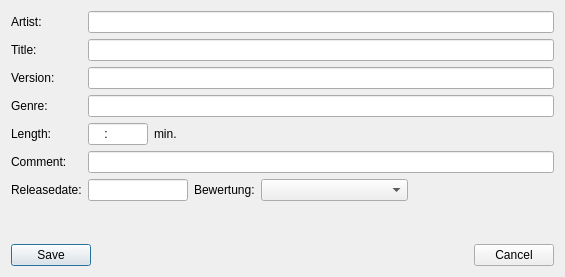
<?xml version="1.0" encoding="UTF-8"?>
<ui version="4.0">
 <class>SearchlistTrackDialogClass</class>
 <widget class="QDialog" name="SearchlistTrackDialogClass">
  <property name="geometry">
   <rect>
    <x>0</x>
    <y>0</y>
    <width>565</width>
    <height>277</height>
   </rect>
  </property>
  <property name="windowTitle">
   <string>WinMusik Searchlist Edit</string>
  </property>
  <property name="windowIcon">
   <iconset resource="../../resources.qrc">
    <normaloff>:/icons/resources/edit.png</normaloff>:/icons/resources/edit.png</iconset>
  </property>
  <layout class="QVBoxLayout" name="verticalLayout">
   <item>
    <layout class="QFormLayout" name="formLayout">
     <item row="0" column="0">
      <widget class="QLabel" name="label">
       <property name="text">
        <string>Artist:</string>
       </property>
      </widget>
     </item>
     <item row="1" column="0">
      <widget class="QLabel" name="label_2">
       <property name="text">
        <string>Title:</string>
       </property>
      </widget>
     </item>
     <item row="2" column="0">
      <widget class="QLabel" name="label_3">
       <property name="text">
        <string>Version:</string>
       </property>
      </widget>
     </item>
     <item row="0" column="1">
      <widget class="QLineEdit" name="artistEdit"/>
     </item>
     <item row="1" column="1">
      <widget class="QLineEdit" name="titleEdit"/>
     </item>
     <item row="2" column="1">
      <widget class="QLineEdit" name="versionEdit"/>
     </item>
     <item row="3" column="0">
      <widget class="QLabel" name="label_4">
       <property name="text">
        <string>Genre:</string>
       </property>
      </widget>
     </item>
     <item row="3" column="1">
      <widget class="QLineEdit" name="genreEdit"/>
     </item>
     <item row="4" column="0">
      <widget class="QLabel" name="label_5">
       <property name="text">
        <string>Length:</string>
       </property>
      </widget>
     </item>
     <item row="4" column="1">
      <layout class="QHBoxLayout" name="horizontalLayout_2">
       <item>
        <widget class="QLineEdit" name="lengthEdit">
         <property name="maximumSize">
          <size>
           <width>60</width>
           <height>16777215</height>
          </size>
         </property>
         <property name="inputMask">
          <string notr="true">0009:99; </string>
         </property>
         <property name="text">
          <string notr="true">:</string>
         </property>
        </widget>
       </item>
       <item>
        <widget class="QLabel" name="label_6">
         <property name="text">
          <string>min.</string>
         </property>
        </widget>
       </item>
       <item>
        <spacer name="horizontalSpacer_2">
         <property name="orientation">
          <enum>Qt::Horizontal</enum>
         </property>
         <property name="sizeHint" stdset="0">
          <size>
           <width>40</width>
           <height>20</height>
          </size>
         </property>
        </spacer>
       </item>
      </layout>
     </item>
     <item row="5" column="0">
      <widget class="QLabel" name="label_7">
       <property name="text">
        <string>Comment:</string>
       </property>
      </widget>
     </item>
     <item row="5" column="1">
      <widget class="QLineEdit" name="commentEdit"/>
     </item>
     <item row="6" column="0">
      <widget class="QLabel" name="label_8">
       <property name="text">
        <string>Releasedate:</string>
       </property>
      </widget>
     </item>
     <item row="6" column="1">
      <layout class="QHBoxLayout" name="horizontalLayout_3">
       <item>
        <widget class="QLineEdit" name="releaseDateEdit">
         <property name="sizePolicy">
          <sizepolicy hsizetype="Fixed" vsizetype="Fixed">
           <horstretch>0</horstretch>
           <verstretch>0</verstretch>
          </sizepolicy>
         </property>
         <property name="minimumSize">
          <size>
           <width>100</width>
           <height>0</height>
          </size>
         </property>
         <property name="maximumSize">
          <size>
           <width>100</width>
           <height>16777215</height>
          </size>
         </property>
        </widget>
       </item>
       <item>
        <widget class="QLabel" name="label_9">
         <property name="text">
          <string>Bewertung:</string>
         </property>
        </widget>
       </item>
       <item>
        <widget class="QComboBox" name="rating">
         <property name="sizePolicy">
          <sizepolicy hsizetype="Expanding" vsizetype="Maximum">
           <horstretch>0</horstretch>
           <verstretch>0</verstretch>
          </sizepolicy>
         </property>
         <property name="minimumSize">
          <size>
           <width>120</width>
           <height>0</height>
          </size>
         </property>
         <property name="iconSize">
          <size>
           <width>96</width>
           <height>16</height>
          </size>
         </property>
         <item>
          <property name="text">
           <string/>
          </property>
          <property name="icon">
           <iconset resource="../../resources.qrc">
            <normaloff>:/bewertung/resources/sterne-unbewertet.png</normaloff>:/bewertung/resources/sterne-unbewertet.png</iconset>
          </property>
         </item>
         <item>
          <property name="text">
           <string/>
          </property>
          <property name="icon">
           <iconset resource="../../resources.qrc">
            <normaloff>:/bewertung/resources/sterne1.png</normaloff>:/bewertung/resources/sterne1.png</iconset>
          </property>
         </item>
         <item>
          <property name="text">
           <string/>
          </property>
          <property name="icon">
           <iconset resource="../../resources.qrc">
            <normaloff>:/bewertung/resources/sterne2.png</normaloff>:/bewertung/resources/sterne2.png</iconset>
          </property>
         </item>
         <item>
          <property name="text">
           <string/>
          </property>
          <property name="icon">
           <iconset resource="../../resources.qrc">
            <normaloff>:/bewertung/resources/sterne3.png</normaloff>:/bewertung/resources/sterne3.png</iconset>
          </property>
         </item>
         <item>
          <property name="text">
           <string/>
          </property>
          <property name="icon">
           <iconset resource="../../resources.qrc">
            <normaloff>:/bewertung/resources/sterne4.png</normaloff>:/bewertung/resources/sterne4.png</iconset>
          </property>
         </item>
         <item>
          <property name="text">
           <string/>
          </property>
          <property name="icon">
           <iconset resource="../../resources.qrc">
            <normaloff>:/bewertung/resources/sterne5.png</normaloff>:/bewertung/resources/sterne5.png</iconset>
          </property>
         </item>
         <item>
          <property name="text">
           <string/>
          </property>
          <property name="icon">
           <iconset resource="../../resources.qrc">
            <normaloff>:/bewertung/resources/sterne6.png</normaloff>:/bewertung/resources/sterne6.png</iconset>
          </property>
         </item>
        </widget>
       </item>
       <item>
        <spacer name="horizontalSpacer_3">
         <property name="orientation">
          <enum>Qt::Horizontal</enum>
         </property>
         <property name="sizeHint" stdset="0">
          <size>
           <width>40</width>
           <height>20</height>
          </size>
         </property>
        </spacer>
       </item>
      </layout>
     </item>
    </layout>
   </item>
   <item>
    <spacer name="verticalSpacer">
     <property name="orientation">
      <enum>Qt::Vertical</enum>
     </property>
     <property name="sizeHint" stdset="0">
      <size>
       <width>20</width>
       <height>40</height>
      </size>
     </property>
    </spacer>
   </item>
   <item>
    <layout class="QHBoxLayout" name="horizontalLayout">
     <item>
      <widget class="QPushButton" name="saveButton">
       <property name="text">
        <string>Save</string>
       </property>
       <property name="icon">
        <iconset resource="../../resources.qrc">
         <normaloff>:/icons/resources/filesave.png</normaloff>:/icons/resources/filesave.png</iconset>
       </property>
       <property name="iconSize">
        <size>
         <width>16</width>
         <height>16</height>
        </size>
       </property>
      </widget>
     </item>
     <item>
      <spacer name="horizontalSpacer">
       <property name="orientation">
        <enum>Qt::Horizontal</enum>
       </property>
       <property name="sizeHint" stdset="0">
        <size>
         <width>40</width>
         <height>20</height>
        </size>
       </property>
      </spacer>
     </item>
     <item>
      <widget class="QPushButton" name="cancelButton">
       <property name="text">
        <string>Cancel</string>
       </property>
       <property name="icon">
        <iconset resource="../../resources.qrc">
         <normaloff>:/icons/resources/cancel.png</normaloff>:/icons/resources/cancel.png</iconset>
       </property>
       <property name="iconSize">
        <size>
         <width>16</width>
         <height>16</height>
        </size>
       </property>
      </widget>
     </item>
    </layout>
   </item>
  </layout>
 </widget>
 <tabstops>
  <tabstop>artistEdit</tabstop>
  <tabstop>titleEdit</tabstop>
  <tabstop>versionEdit</tabstop>
  <tabstop>genreEdit</tabstop>
  <tabstop>lengthEdit</tabstop>
  <tabstop>commentEdit</tabstop>
  <tabstop>saveButton</tabstop>
  <tabstop>cancelButton</tabstop>
 </tabstops>
 <resources>
  <include location="../../resources.qrc"/>
 </resources>
 <connections/>
</ui>
